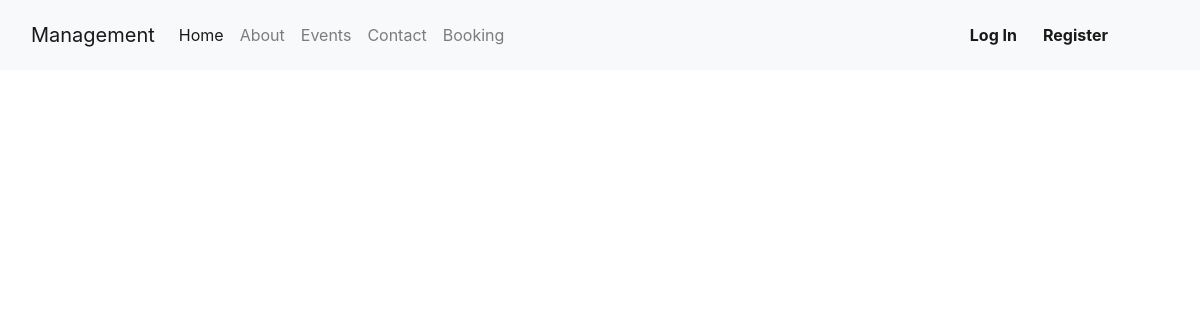
Page /events/ on the earlier database version.
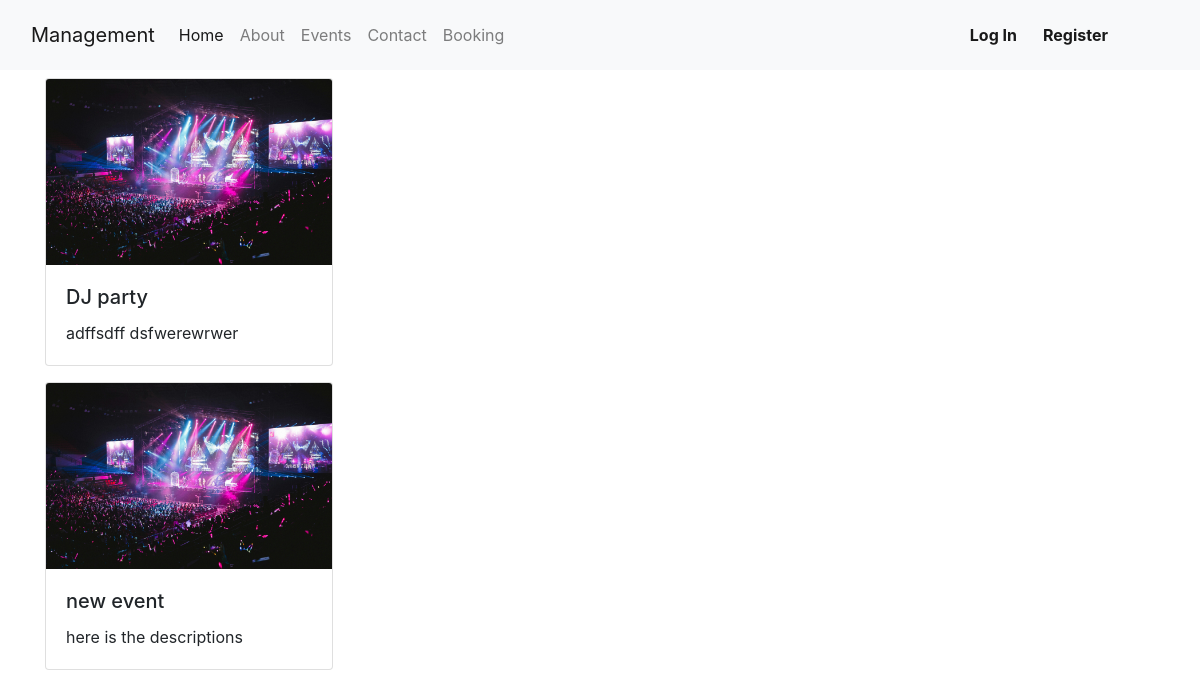
Same page on the later database version.
### eventapp/models.py (models this page shows, shortened)
class Events(models.Model):
    imgs=models.ImageField(upload_to='pic')
    name=models.CharField(max_length=50)
    desc=models.CharField(max_length=150)

### eventapp/views.py (the view)
# urls.py: path('events/',views.events,name="events")
def events(request):
    dict_eve={
        'eve':Events.objects.all()
    }
    return render(request,'events.html',dict_eve)

### templates/events.html (shortened to what this page needs)
{% extends "base.html" %}
{% load static %}
{% block content %}
<div class="container">
  {% for ds in eve %}
  <div class="card" style="width: 18rem; margin-bottom: 1rem;">
    <img class="card-img-top" src="{{ ds.imgs.url }}" alt="Card image cap">
    <div class="card-body">
      <h5 class="card-title">{{ ds.name }}</h5>
      <p class="card-text">{{ ds.desc }}</p>
    </div>
  </div>
  {% endfor %}
</div>
 {% endblock content %}

### templates/base.html (shortened to what this page needs)
<!DOCTYPE html>
<html lang="en">
<head>
        <link href="https://cdn.jsdelivr.net/npm/bootstrap@5.3.3/dist/css/bootstrap.min.css" rel="stylesheet">
        <link rel="stylesheet" href="https://cdn.jsdelivr.net/npm/bootstrap@4.3.1/dist/css/bootstrap.min.css">
</head>
<body>
    <nav class="navbar navbar-expand-lg navbar-light bg-light">
        <div class="container-fluid">
          <a class="navbar-brand" href="#">Management</a>
          <div class="collapse navbar-collapse" id="navbarNav">
            <ul class="navbar-nav">
              <li class="nav-item">
                <a class="nav-link active" aria-current="page" href="{% url 'index' %}">Home</a>
              </li>
              <li class="nav-item">
                <a class="nav-link" href="{% url 'about' %}">About</a>
              </li>
              <li class="nav-item">
                <a class="nav-link" href="{% url 'events' %}">Events</a>
              </li>
              <li class="nav-item">
                <a class="nav-link" href="{% url 'contact' %}">Contact</a>
              </li>
              <li class="nav-item">
                <a class="nav-link " href="{% url 'booking' %}">Booking</a>
              </li>
            </ul>
            <span class="navbar-text ml-auto mr-5"><a class="btn " href="{% url 'login' %}"><b>Log In</b> </a><a class="btn" href="{% url 'register' %}"><b>Register</b></a></span>
          </div>
        </div>
      </nav>
 {% block content  %}{% endblock  %}
</body>
</html>

Differences in the rows shown:
added Events: imgs (picture), name "DJ party", desc "adffsdff dsfwerewrwer"
added Events: imgs (picture), name "new event", desc "here is the descriptions"
